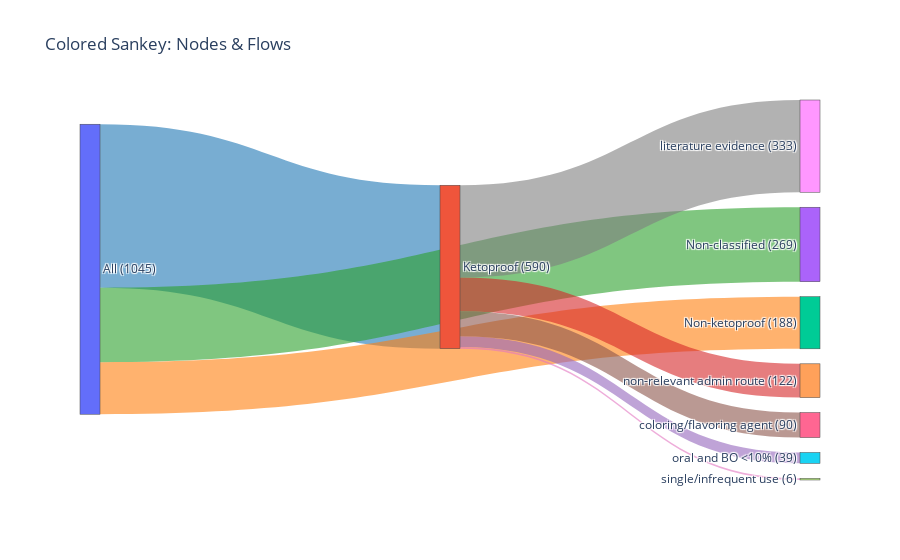

Write notebook code for a chart like this one.
### Code cell
import plotly.graph_objects as go
import plotly.express as px

# 1) Labels and counts
labels = [
    "All",
    "Ketoproof",
    "Non-ketoproof",
    "Non-classified",
    "non-relevant admin route",
    "oral and BO <10%",
    "coloring/flavoring agent",
    "single/infrequent use",
    "literature evidence"
]
node_counts = [1045, 590, 188, 269, 122, 39, 90, 6, 333]

# 2) Build labels with counts
node_labels = [f"{lbl}\n({cnt})" for lbl, cnt in zip(labels, node_counts)]

# 3) Define Sankey structure
source = [0, 0, 0, 1, 1, 1, 1, 1]
target = [1, 2, 3, 4, 5, 6, 7, 8]
value  = [590, 188, 269, 122, 39, 90, 6, 333]

# 4) Pick some node colors (one per label) and link colors (one per flow)
node_colors = px.colors.qualitative.Plotly[:len(labels)]
link_colors = [
    "rgba( 31,119,180,0.6)",  # All→Ketoproof
    "rgba(255,127, 14,0.6)",  # All→Non-ketoproof
    "rgba( 44,160, 44,0.6)",  # All→Non-classified
    "rgba(214, 39, 40,0.6)",  # Keto→non-relevant
    "rgba(148,103,189,0.6)",  # Keto→oral & BO
    "rgba(140, 86, 75,0.6)",  # Keto→coloring/flavoring
    "rgba(227,119,194,0.6)",  # Keto→single/infreq
    "rgba(127,127,127,0.6)"   # Keto→literature
]

# 5) Build the Sankey
fig = go.Figure(go.Sankey(
    node=dict(
        label=node_labels,
        color=node_colors,
        pad=15,
        thickness=20
    ),
    link=dict(
        source=source,
        target=target,
        value=value,
        color=link_colors,
        label=[str(v) for v in value]
    )
))

fig.update_layout(
    title_text="Colored Sankey: Nodes & Flows",
    font_size=12
)
fig.show()

### Figure 1 — Plotly figure (JSON) as saved in the notebook; plotly's stock layout.template omitted (floating-point values rounded to 4 significant figures)
{"data": [{"link": {"color": ["rgba( 31,119,180,0.6)", "rgba(255,127, 14,0.6)", "rgba( 44,160, 44,0.6)", "rgba(214, 39, 40,0.6)", "rgba(148,103,189,0.6)", "rgba(140, 86, 75,0.6)", "rgba(227,119,194,0.6)", "rgba(127,127,127,0.6)"], "label": ["590", "188", "269", "122", "39", "90", "6", "333"], "source": [0, 0, 0, 1, 1, 1, 1, 1], "target": [1, 2, 3, 4, 5, 6, 7, 8], "value": [590, 188, 269, 122, 39, 90, 6, 333]}, "node": {"color": ["#636EFA", "#EF553B", "#00CC96", "#AB63FA", "#FFA15A", "#19D3F3", "#FF6692", "#B6E880", "#FF97FF"], "label": ["All\n(1045)", "Ketoproof\n(590)", "Non-ketoproof\n(188)", "Non-classified\n(269)", "non-relevant admin route\n(122)", "oral and BO <10%\n(39)", "coloring/flavoring agent\n(90)", "single/infrequent use\n(6)", "literature evidence\n(333)"], "pad": 15, "thickness": 20}, "type": "sankey"}], "layout": {"font": {"size": 12}, "title": {"text": "Colored Sankey: Nodes & Flows"}}}
